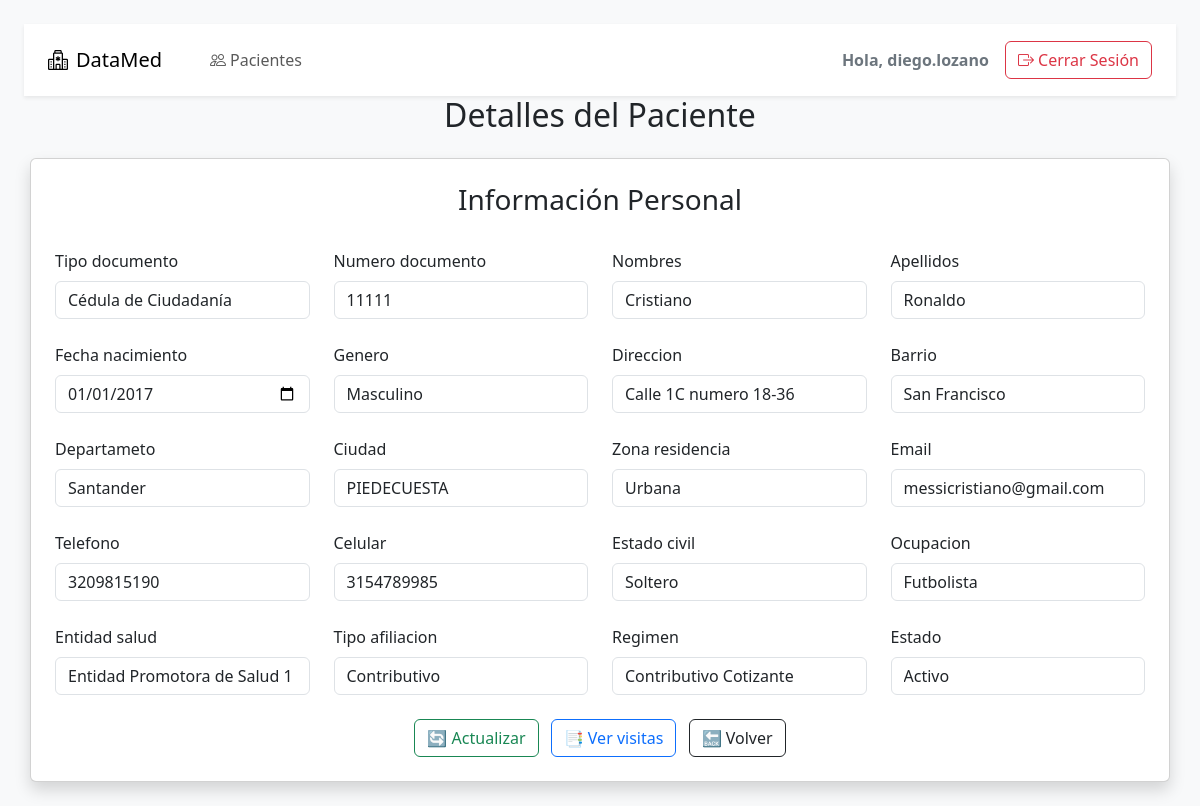
Page /patient/3/ (signed in) on the committed database.
### pacientes/models.py (models this page shows, shortened)
class Paciente(models.Model):
    tipo_documento = models.CharField(
        max_length=10,
        choices=[
            ('ASC', 'Adulto Sin Documento'),
            ('CC', 'Cédula de Ciudadanía'),
            ('CE', 'Cédula de Extranjería'),
            ('MSC', 'Menor de Edad Sin Documento'),
            ('NUIP', 'Número Único de Identificación Personal'),
            ('PAS', 'Pasaporte'),
            ('RC', 'Registro Civil'),
            ('TI', 'Tarjeta de Identidad'),
            ('PPT', 'Permiso de Permanencia Temporal'),
        ]
    )
    numero_documento = models.CharField(max_length=20, unique=True)
    nombres = models.CharField(max_length=100)
    apellidos = models.CharField(max_length=100)
    fecha_nacimiento = models.DateField()
    genero = models.CharField(
        max_length=10,
        choices=[
            ('M', 'Masculino'),
            ('F', 'Femenino'),
            ('O', 'Otro'),
        ]
    )
    direccion = models.CharField(max_length=255)
    barrio = models.CharField(max_length=200)
    departameto = models.CharField(
        max_length=100,
        choices=[
            ('AMAZONAS', 'Amazonas'),
            ('ANTIOQUIA', 'Antioquia'),
            ('ARAUCA', 'Arauca'),
            ('ATLANTICO', 'Atlántico'),
            ('BOGOTA', 'Bogotá D.C.'),
            ('BOLIVAR', 'Bolívar'),
            ('BOYACA', 'Boyacá'),
            ('CALDAS', 'Caldas'),
            ('CAQUETA', 'Caquetá'),
            ('CASANARE', 'Casanare'),
            ('CAUCA', 'Cauca'),
            ('CESAR', 'Cesar'),
            ('CHOCO', 'Chocó'),
            ('CORDOBA', 'Córdoba'),
            ('CUNDINAMARCA', 'Cundinamarca'),
            ('GUAINIA', 'Guainía'),
            ('GUAVIARE', 'Guaviare'),
            ('HUILA', 'Huila'),
            ('LA GUAJIRA', 'La Guajira'),
            ('MAGDALENA', 'Magdalena'),
            ('META', 'Meta'),
            ('NARIÑO', 'Nariño'),
            ('NORTE DE SANTANDER', 'Norte de Santander'),
            ('PUTUMAYO', 'Putumayo'),
            ('QUINDIO', 'Quindío'),
            ('RISARALDA', 'Risaralda'),
            ('SAN ANDRES Y PROVIDENCIA', 'San Andrés y Providencia'),
            ('SANTANDER', 'Santander'),
            ('SUCRE', 'Sucre'),
            ('TOLIMA', 'Tolima'),
            ('VALLE DEL CAUCA', 'Valle del Cauca'),
            ('VAUPES', 'Vaupés'),
            ('VICHADA', 'Vichada'),
        ]
    )
    ciudad = models.CharField(max_length=100)
    zona_residencia = models.CharField(
        max_length=10,
        choices=[
            ('RURAL', 'Rural'),
            ('URBANA', 'Urbana'),
        ]
    )
    email = models.EmailField(unique=True)
    telefono = models.CharField(max_length=20)
    celular = models.CharField(max_length=20)
    estado_civil = models.CharField(
        max_length=15,
        choices=[
            ('SOLTERO', 'Soltero'),
            ('CASADO', 'Casado'),
            ('UNION LIBRE', 'Unión Libre'),
            ('VIUDO', 'Viudo'),
            ('DIVORCIADO', 'Divorciado'),
        ]
    )
    ocupacion = models.CharField(max_length=100)
    entidad_salud = models.CharField(
        max_length=100,
        choices=[
            ('EPS1', 'Entidad Promotora de Salud 1'),
            ('EPS2', 'Entidad Promotora de Salud 2'),
            ('EPS3', 'Entidad Promotora de Salud 3'),
            ('OTRA', 'Otra'),
        ]
    )
    tipo_afiliacion = models.CharField(
        max_length=20,
        choices=[
            ('CONTRIBUTIVO', 'Contributivo'),
            ('SUBSIDIADO', 'Subsidiado'),
            ('VINCULADO', 'Vinculado'),
            ('NINGUNO', 'Ninguno'),
        ]
    )
    regimen = models.CharField(
        max_length=200,
        choices=[
            ('Contributivo Cotizante', 'Contributivo Cotizante'),
            ('Subsidiado', 'Subsidiado'),
        ]
    )
    estado = models.CharField(
        max_length=10,
        choices=[
            ('ACTIVO', 'Activo'),
            ('INACTIVO', 'Inactivo'),
        ]
    )

### pacientes/views.py (the view)
# urls.py: path('patient/<int:patient_id>/', views.patient_detail, name='patient_detail'),
@login_required
def patient_detail(request, patient_id):
    patient = Paciente.objects.get(id=patient_id)
    if request.method == 'POST':
        form = PacienteForm(request.POST, instance=patient) # Se utiliza instance para poder actualizar
        if form.is_valid():
            form.save()
            return redirect('patients_list')
        else:
            return render(request, 'patient_detail.html', {
                'patient': patient,
                'form': form,
                'error': 'Por favor corrija los errores del formulario.'
            })
    else:
        form = PacienteForm(instance=patient)
        return render(request, 'patient_detail.html', {
            'patient': patient,
            'form': form,
        })

### pacientes/templates/patient_detail.html (shortened to what this page needs)
{% extends 'base.html' %}
{% block content %}
    <h2 class="mb-4 text-center">Detalles del Paciente</h2>
    <div class="container card shadow p-4">
        <h3 class="text-center">Información Personal</h3>
        <form method="POST" class="row g-4">
            {% for field in form %}
                <div class="col-md-3">
                    <label class="form-label">{{ field.label }}</label>
                    {{ field }}
                </div>
            {% endfor %}
            <div class="col-12 text-center mt-4">
                <button type="submit" class="btn btn-outline-success"> 🔄️ Actualizar</button>
                <a href="{% url 'patient_visits' patient.id %}" class="btn btn-outline-primary ms-2"> 📑 Ver visitas</a>
                <a href="{% url 'patients_list' %}" class="btn btn-outline-dark ms-2"> 🔙 Volver</a>
            </div>
        </form>
    </div>
{% endblock %}

### pacientes/templates/base.html (shortened to what this page needs)
{% load static %}
<!DOCTYPE html>
<html lang="en">
<head>
    <link href="https://cdn.jsdelivr.net/npm/bootstrap@5.3.3/dist/css/bootstrap.min.css" rel="stylesheet">
    <link rel="stylesheet" href="https://cdn.jsdelivr.net/npm/bootstrap-icons@1.11.1/font/bootstrap-icons.css">
</head>
<body class="bg-light p-4">
<nav class="navbar navbar-expand-lg bg-white shadow-sm py-3 px-4">
    <a class="navbar-brand d-flex align-items-center gap-2" href="{% url 'home' %}">
        <i class="bi bi-hospital"></i>
        <span>DataMed</span>
    </a>
    <div class="collapse navbar-collapse" id="mainNav">
        <ul class="navbar-nav ms-4 gap-3">
            <li class="nav-item">
                <a class="nav-link d-flex align-items-center gap-1" href="{% url 'patients_list' %}">
                    <i class="bi bi-people"></i> Pacientes
                </a>
            </li>
        </ul>
        <div class="ms-auto d-flex align-items-center gap-3">
            {% if user.is_authenticated %}
                <span class="fw-semibold text-secondary">
                    Hola, {{ user.username }}
                </span>
                <a class="btn btn-outline-danger" href="{% url 'logout' %}">
                    <i class="bi bi-box-arrow-right"></i> Cerrar Sesión
                </a>
            {% endif %}
        </div>
    </div>
</nav>
    {% block content %}
    {% endblock %}
</body>
</html>

### rows in the picture
Paciente: form "Cédula de Ciudadanía" "11111" "Cristiano" "Ronaldo" "01/01/2017" "Masculino" "Calle 1C numero 18-36" "San Francisco" "Santander" "PIEDECUESTA" "Urbana" "messicristiano@gmail.com" "3209815190" "3154789985" "Soltero" "Futbolista" "Entidad Promotora de Salud 1" "Contributivo" "Contributivo Cotizante" "Activo"

### other values in the picture
{{ user.username }} "diego.lozano"
{{ field.label }} "Tipo documento" "Numero documento" "Nombres" "Apellidos" "Fecha nacimiento" "Genero" "Direccion" "Barrio" "Departameto" "Ciudad" "Zona residencia" "Email" "Telefono" "Celular" "Estado civil" "Ocupacion" "Entidad salud" "Tipo afiliacion" "Regimen" "Estado"
